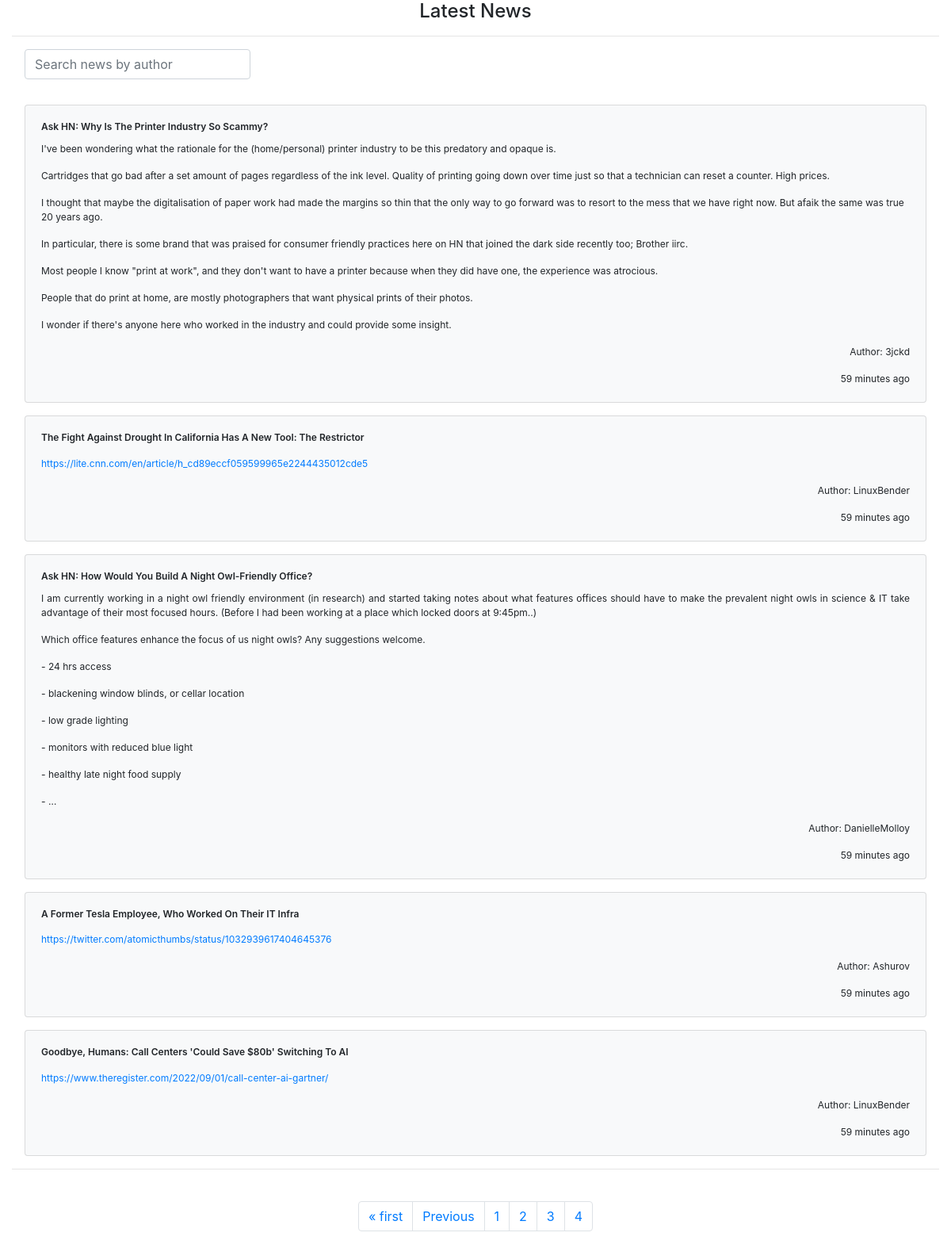
Screenshot of /api/v0/items/news/?page=4 with the database file from the repository.
### news/models.py (models this page shows, shortened)
class DemoNewsModel(models.Model):
    newsid = models.BigIntegerField(unique=True, primary_key=True)
    name = models.CharField(max_length=255, blank=True)
    relatedids = models.TextField(blank=True, null=True)
    score = models.IntegerField()
    title = models.CharField(max_length=255, blank=True)
    newstype = models.CharField(max_length=255, blank=True)
    descendants = models.IntegerField()
    text = models.TextField(blank=True, null=True)
    url = models.CharField(max_length=255, blank=True)
    created_at = models.DateTimeField(auto_now=True)
    class Meta:
        ordering = ['-created_at']

### news/views.py (the view)
# urls.py: path('news/', newsItemView, name='news'),
def newsItemView(request):
    q = request.GET.get('q') if request.GET.get('q') != None else ''
    news_list = DemoNewsModel.objects.filter(Q(name__icontains=q))[:20]
    p = Paginator(DemoNewsModel.objects.filter(Q(name__icontains=q))[:20], 5)
    page = request.GET.get('page')
    news = p.get_page(page)
    nums = "1" * news.paginator.num_pages
    return render(request, 'news/news.html', {'news': news, 'news_list':  news_list, "nums": nums})

### news/templates/news/news.html (shortened to what this page needs)
{% extends 'main.html' %} {% block content %}
<div class="container-fluid">
  <div class="row justify-content-center" style="height: 90vh">
    <div class="col">
      <h4 style="text-align: center; margin-bottom: 10px">Latest News</h4>
      <hr />
      <form action="{% url 'news' %}" class="d-flex m-3">
        <input
          class="form-control w-25 mb-3"
          type="search"
          name="q"
          placeholder="Search news by author"
          aria-label="Search"
        />
      </form>
      {% for news in news %}
      <div class="card m-3 bg-light">
        <div class="card-body">
          <h6
            class="card-title text-left"
            style="
              text-transform: capitalize;
              font-size: 12px;
              font-weight: 600;
            "
          >
            {{ news.title }}
          </h6>
          <p class="card-text text-justify" style="font-size: 12px">
            {{ news.text|safe }}
          </p>
          <p class="text-justify" style="font-size: 12px">
            <a href="{{ news.url }}">{{ news.url }}</a>
          </p>
          <p class="card-text text-right" style="font-size: 12px; text-transform: capitalize;">
            Author: {{ news.name }}
          </p>
          <p class="card-text text-right" style="font-size: 12px">
            {{ news.created_at|timesince }} ago
          </p>
        </div>
      </div>
      {% endfor %}
      <hr />
      <br />
      <nav aria-label="Page navigation example">
        <ul class="pagination justify-content-center">
          {% if news.has_previous %}
          <li class="page-item">
            <a href="?page=1" class="page-link">&laquo; first</a>
          </li>
          <li class="page-item">
            <a href="?page={{ news.previous_page_number }}" class="page-link"
              >Previous</a
            >
          </li>
          {% endif %} {% for i in nums %}
          <li class="page-item">
            <a href="?page={{ forloop.counter }}" class="page-link"
              >{{ forloop.counter }}</a
            >
          </li>
          {% endfor %}
        </ul>
      </nav>
    </div>
  </div>
</div>
{% endblock %}

### news/templates/news/news.html (style rules this page uses)
p { font-size: 12px; }

### rows the page displays
DemoNewsModel: title "Ask HN: Why Is The Printer Industry So Scammy?", text "I've been wondering what the rationale for the (home/personal) printer industry to be this predatory and opaque is. Cartridges that go bad after a set amount of pages regardless of the ink level. Quality of printing going down over time just so that a technician can reset a counter. High prices. I thought that maybe the digitalisation of paper work had made the margins so thin that the only way to go forward was to resort to the mess that we have right now. But afaik the same was true 20 years ago. In particular, there is some brand that was praised for consumer friendly practices here on HN that joined the dark side recently too; Brother iirc. Most people I know \"print at work\", and they…", name "3jckd", created_at "59 minutes"
DemoNewsModel: title "The Fight Against Drought In California Has A New Tool: The Restrictor", url "https://lite.cnn.com/en/article/h_cd89eccf059599965e2244435012cde5", name "LinuxBender", created_at "59 minutes"
DemoNewsModel: title "Ask HN: How Would You Build A Night Owl-Friendly Office?", text "I am currently working in a night owl friendly environment (in research) and started taking notes about what features offices should have to make the prevalent night owls in science & IT take advantage of their most focused hours. (Before I had been working at a place which locked doors at 9:45pm..) Which office features enhance the focus of us night owls? Any suggestions welcome. - 24 hrs access - blackening window blinds, or cellar location - low grade lighting - monitors with reduced blue light - healthy late night food supply - …", name "DanielleMolloy", created_at "59 minutes"
DemoNewsModel: title "A Former Tesla Employee, Who Worked On Their IT Infra", url "https://twitter.com/atomicthumbs/status/1032939617404645376", name "Ashurov", created_at "59 minutes"
DemoNewsModel: title "Goodbye, Humans: Call Centers 'could Save $80b' Switching To AI", url "https://www.theregister.com/2022/09/01/call-center-ai-gartner/", name "LinuxBender", created_at "59 minutes"
